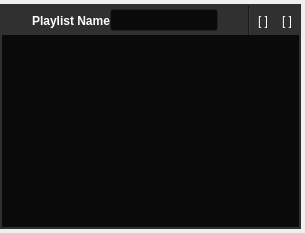
                 <widget class="QWidget" name="playlistHolderPage1" native="true">
                  <layout class="QVBoxLayout" name="verticalLayout_13">
                   <property name="spacing">
                    <number>4</number>
                   </property>
                   <property name="leftMargin">
                    <number>0</number>
                   </property>
                   <property name="topMargin">
                    <number>4</number>
                   </property>
                   <property name="rightMargin">
                    <number>4</number>
                   </property>
                   <property name="bottomMargin">
                    <number>4</number>
                   </property>
                   <item>
                    <widget class="QFrame" name="frame_12">
                     <property name="palette">
                      <palette>
                       <active>
                        <colorrole role="WindowText">
                         <brush brushstyle="SolidPattern">
                          <color alpha="255">
                           <red>255</red>
                           <green>255</green>
                           <blue>255</blue>
                          </color>
                         </brush>
                        </colorrole>
                        <colorrole role="Button">
                         <brush brushstyle="SolidPattern">
                          <color alpha="255">
                           <red>48</red>
                           <green>48</green>
                           <blue>48</blue>
                          </color>
                         </brush>
                        </colorrole>
                        <colorrole role="Light">
                         <brush brushstyle="SolidPattern">
                          <color alpha="255">
                           <red>61</red>
                           <green>61</green>
                           <blue>61</blue>
                          </color>
                         </brush>
                        </colorrole>
                        <colorrole role="Midlight">
                         <brush brushstyle="SolidPattern">
                          <color alpha="255">
                           <red>48</red>
                           <green>48</green>
                           <blue>48</blue>
                          </color>
                         </brush>
                        </colorrole>
                        <colorrole role="Dark">
                         <brush brushstyle="SolidPattern">
                          <color alpha="255">
                           <red>24</red>
                           <green>24</green>
                           <blue>24</blue>
                          </color>
                         </brush>
                        </colorrole>
                        <colorrole role="Mid">
                         <brush brushstyle="SolidPattern">
                          <color alpha="255">
                           <red>32</red>
                           <green>32</green>
                           <blue>32</blue>
                          </color>
                         </brush>
                        </colorrole>
                        <colorrole role="Text">
                         <brush brushstyle="SolidPattern">
                          <color alpha="255">
                           <red>255</red>
                           <green>255</green>
                           <blue>255</blue>
                          </color>
                         </brush>
                        </colorrole>
                        <colorrole role="BrightText">
                         <brush brushstyle="SolidPattern">
                          <color alpha="255">
                           <red>255</red>
                           <green>255</green>
                           <blue>255</blue>
                          </color>
                         </brush>
                        </colorrole>
                        <colorrole role="ButtonText">
                         <brush brushstyle="SolidPattern">
                          <color alpha="255">
                           <red>255</red>
                           <green>255</green>
                           <blue>255</blue>
                          </color>
                         </brush>
                        </colorrole>
                        <colorrole role="Base">
                         <brush brushstyle="SolidPattern">
                          <color alpha="255">
                           <red>10</red>
                           <green>10</green>
                           <blue>10</blue>
                          </color>
                         </brush>
                        </colorrole>
                        <colorrole role="Window">
                         <brush brushstyle="SolidPattern">
                          <color alpha="255">
                           <red>48</red>
                           <green>48</green>
                           <blue>48</blue>
                          </color>
                         </brush>
                        </colorrole>
                        <colorrole role="Shadow">
                         <brush brushstyle="SolidPattern">
                          <color alpha="255">
                           <red>219</red>
                           <green>219</green>
                           <blue>219</blue>
                          </color>
                         </brush>
                        </colorrole>
                        <colorrole role="AlternateBase">
                         <brush brushstyle="SolidPattern">
                          <color alpha="255">
                           <red>28</red>
                           <green>28</green>
                           <blue>28</blue>
                          </color>
                         </brush>
                        </colorrole>
                        <colorrole role="ToolTipBase">
                         <brush brushstyle="SolidPattern">
                          <color alpha="255">
                           <red>255</red>
                           <green>255</green>
                           <blue>220</blue>
                          </color>
                         </brush>
                        </colorrole>
                        <colorrole role="ToolTipText">
                         <brush brushstyle="SolidPattern">
                          <color alpha="255">
                           <red>0</red>
                           <green>0</green>
                           <blue>0</blue>
                          </color>
                         </brush>
                        </colorrole>
                       </active>
                       <inactive>
                        <colorrole role="WindowText">
                         <brush brushstyle="SolidPattern">
                          <color alpha="255">
                           <red>255</red>
                           <green>255</green>
                           <blue>255</blue>
                          </color>
                         </brush>
                        </colorrole>
                        <colorrole role="Button">
                         <brush brushstyle="SolidPattern">
                          <color alpha="255">
                           <red>48</red>
                           <green>48</green>
                           <blue>48</blue>
                          </color>
                         </brush>
                        </colorrole>
                        <colorrole role="Light">
                         <brush brushstyle="SolidPattern">
                          <color alpha="255">
                           <red>61</red>
                           <green>61</green>
                           <blue>61</blue>
                          </color>
                         </brush>
                        </colorrole>
                        <colorrole role="Midlight">
                         <brush brushstyle="SolidPattern">
                          <color alpha="255">
                           <red>48</red>
                           <green>48</green>
                           <blue>48</blue>
                          </color>
                         </brush>
                        </colorrole>
                        <colorrole role="Dark">
                         <brush brushstyle="SolidPattern">
                          <color alpha="255">
                           <red>24</red>
                           <green>24</green>
                           <blue>24</blue>
                          </color>
                         </brush>
                        </colorrole>
                        <colorrole role="Mid">
                         <brush brushstyle="SolidPattern">
                          <color alpha="255">
                           <red>32</red>
                           <green>32</green>
                           <blue>32</blue>
                          </color>
                         </brush>
                        </colorrole>
                        <colorrole role="Text">
                         <brush brushstyle="SolidPattern">
                          <color alpha="255">
                           <red>255</red>
                           <green>255</green>
                           <blue>255</blue>
                          </color>
                         </brush>
                        </colorrole>
                        <colorrole role="BrightText">
                         <brush brushstyle="SolidPattern">
                          <color alpha="255">
                           <red>255</red>
                           <green>255</green>
                           <blue>255</blue>
                          </color>
                         </brush>
                        </colorrole>
                        <colorrole role="ButtonText">
                         <brush brushstyle="SolidPattern">
                          <color alpha="255">
                           <red>255</red>
                           <green>255</green>
                           <blue>255</blue>
                          </color>
                         </brush>
                        </colorrole>
                        <colorrole role="Base">
                         <brush brushstyle="SolidPattern">
                          <color alpha="255">
                           <red>10</red>
                           <green>10</green>
                           <blue>10</blue>
                          </color>
                         </brush>
                        </colorrole>
                        <colorrole role="Window">
                         <brush brushstyle="SolidPattern">
                          <color alpha="255">
                           <red>48</red>
                           <green>48</green>
                           <blue>48</blue>
                          </color>
                         </brush>
                        </colorrole>
                        <colorrole role="Shadow">
                         <brush brushstyle="SolidPattern">
                          <color alpha="255">
                           <red>219</red>
                           <green>219</green>
                           <blue>219</blue>
                          </color>
                         </brush>
                        </colorrole>
                        <colorrole role="AlternateBase">
                         <brush brushstyle="SolidPattern">
                          <color alpha="255">
                           <red>28</red>
                           <green>28</green>
                           <blue>28</blue>
                          </color>
                         </brush>
                        </colorrole>
                        <colorrole role="ToolTipBase">
                         <brush brushstyle="SolidPattern">
                          <color alpha="255">
                           <red>255</red>
                           <green>255</green>
                           <blue>220</blue>
                          </color>
                         </brush>
                        </colorrole>
                        <colorrole role="ToolTipText">
                         <brush brushstyle="SolidPattern">
                          <color alpha="255">
                           <red>0</red>
                           <green>0</green>
                           <blue>0</blue>
                          </color>
                         </brush>
                        </colorrole>
                       </inactive>
                       <disabled>
                        <colorrole role="WindowText">
                         <brush brushstyle="SolidPattern">
                          <color alpha="255">
                           <red>24</red>
                           <green>24</green>
                           <blue>24</blue>
                          </color>
                         </brush>
                        </colorrole>
                        <colorrole role="Button">
                         <brush brushstyle="SolidPattern">
                          <color alpha="255">
                           <red>48</red>
                           <green>48</green>
                           <blue>48</blue>
                          </color>
                         </brush>
                        </colorrole>
                        <colorrole role="Light">
                         <brush brushstyle="SolidPattern">
                          <color alpha="255">
                           <red>61</red>
                           <green>61</green>
                           <blue>61</blue>
                          </color>
                         </brush>
                        </colorrole>
                        <colorrole role="Midlight">
                         <brush brushstyle="SolidPattern">
                          <color alpha="255">
                           <red>48</red>
                           <green>48</green>
                           <blue>48</blue>
                          </color>
                         </brush>
                        </colorrole>
                        <colorrole role="Dark">
                         <brush brushstyle="SolidPattern">
                          <color alpha="255">
                           <red>24</red>
                           <green>24</green>
                           <blue>24</blue>
                          </color>
                         </brush>
                        </colorrole>
                        <colorrole role="Mid">
                         <brush brushstyle="SolidPattern">
                          <color alpha="255">
                           <red>32</red>
                           <green>32</green>
                           <blue>32</blue>
                          </color>
                         </brush>
                        </colorrole>
                        <colorrole role="Text">
                         <brush brushstyle="SolidPattern">
                          <color alpha="255">
                           <red>24</red>
                           <green>24</green>
                           <blue>24</blue>
                          </color>
                         </brush>
                        </colorrole>
                        <colorrole role="BrightText">
                         <brush brushstyle="SolidPattern">
                          <color alpha="255">
                           <red>255</red>
                           <green>255</green>
                           <blue>255</blue>
                          </color>
                         </brush>
                        </colorrole>
                        <colorrole role="ButtonText">
                         <brush brushstyle="SolidPattern">
                          <color alpha="255">
                           <red>24</red>
                           <green>24</green>
                           <blue>24</blue>
                          </color>
                         </brush>
                        </colorrole>
                        <colorrole role="Base">
                         <brush brushstyle="SolidPattern">
                          <color alpha="255">
                           <red>48</red>
                           <green>48</green>
                           <blue>48</blue>
                          </color>
                         </brush>
                        </colorrole>
                        <colorrole role="Window">
                         <brush brushstyle="SolidPattern">
                          <color alpha="255">
                           <red>48</red>
                           <green>48</green>
                           <blue>48</blue>
                          </color>
                         </brush>
                        </colorrole>
                        <colorrole role="Shadow">
                         <brush brushstyle="SolidPattern">
                          <color alpha="255">
                           <red>219</red>
                           <green>219</green>
                           <blue>219</blue>
                          </color>
                         </brush>
                        </colorrole>
                        <colorrole role="AlternateBase">
                         <brush brushstyle="SolidPattern">
                          <color alpha="255">
                           <red>28</red>
                           <green>28</green>
                           <blue>28</blue>
                          </color>
                         </brush>
                        </colorrole>
                        <colorrole role="ToolTipBase">
                         <brush brushstyle="SolidPattern">
                          <color alpha="255">
                           <red>255</red>
                           <green>255</green>
                           <blue>220</blue>
                          </color>
                         </brush>
                        </colorrole>
                        <colorrole role="ToolTipText">
                         <brush brushstyle="SolidPattern">
                          <color alpha="255">
                           <red>0</red>
                           <green>0</green>
                           <blue>0</blue>
                          </color>
                         </brush>
                        </colorrole>
                       </disabled>
                      </palette>
                     </property>
                     <property name="autoFillBackground">
                      <bool>true</bool>
                     </property>
                     <property name="frameShape">
                      <enum>QFrame::NoFrame</enum>
                     </property>
                     <property name="frameShadow">
                      <enum>QFrame::Raised</enum>
                     </property>
                     <layout class="QVBoxLayout" name="verticalLayout_16">
                      <property name="spacing">
                       <number>0</number>
                      </property>
                      <property name="margin">
                       <number>2</number>
                      </property>
                      <item>
                       <widget class="QFrame" name="frame_16">
                        <property name="sizePolicy">
                         <sizepolicy hsizetype="Preferred" vsizetype="Expanding">
                          <horstretch>0</horstretch>
                          <verstretch>0</verstretch>
                         </sizepolicy>
                        </property>
                        <property name="frameShape">
                         <enum>QFrame::NoFrame</enum>
                        </property>
                        <property name="frameShadow">
                         <enum>QFrame::Sunken</enum>
                        </property>
                        <layout class="QVBoxLayout" name="verticalLayout_18">
                         <property name="spacing">
                          <number>0</number>
                         </property>
                         <property name="margin">
                          <number>0</number>
                         </property>
                         <item>
                          <widget class="QFrame" name="frame_17">
                           <property name="frameShape">
                            <enum>QFrame::NoFrame</enum>
                           </property>
                           <property name="frameShadow">
                            <enum>QFrame::Raised</enum>
                           </property>
                           <layout class="QHBoxLayout" name="horizontalLayout_14">
                            <property name="spacing">
                             <number>0</number>
                            </property>
                            <property name="margin">
                             <number>0</number>
                            </property>
                            <item>
                             <widget class="QToolButton" name="showQueue">
                              <property name="toolTip">
                               <string>Show Upcoming</string>
                              </property>
                              <property name="text">
                               <string/>
                              </property>
                              <property name="icon">
                               <iconset>
                                <normaloff>hi22-actions-bangarang-preview.png</normaloff>hi22-actions-bangarang-preview.png</iconset>
                              </property>
                              <property name="iconSize">
                               <size>
                                <width>22</width>
                                <height>22</height>
                               </size>
                              </property>
                              <property name="checkable">
                               <bool>false</bool>
                              </property>
                              <property name="autoRaise">
                               <bool>true</bool>
                              </property>
                             </widget>
                            </item>
                            <item>
                             <widget class="QLabel" name="playlistName">
                              <property name="font">
                               <font>
                                <weight>75</weight>
                                <bold>true</bold>
                               </font>
                              </property>
                              <property name="text">
                               <string>Playlist Name</string>
                              </property>
                              <property name="alignment">
                               <set>Qt::AlignLeading|Qt::AlignLeft|Qt::AlignVCenter</set>
                              </property>
                             </widget>
                            </item>
                            <item>
                             <widget class="KLineEdit" name="playlistNameEdit"/>
                            </item>
                            <item>
                             <widget class="QToolButton" name="clearPlaylist">
                              <property name="toolTip">
                               <string>Clear Playlist</string>
                              </property>
                              <property name="icon">
                               <iconset>
                                <normaloff>hi22-actions-bangarang-clearplaylist.png</normaloff>hi22-actions-bangarang-clearplaylist.png</iconset>
                              </property>
                              <property name="iconSize">
                               <size>
                                <width>22</width>
                                <height>22</height>
                               </size>
                              </property>
                              <property name="autoRaise">
                               <bool>true</bool>
                              </property>
                             </widget>
                            </item>
                            <item>
                             <widget class="Line" name="line">
                              <property name="orientation">
                               <enum>Qt::Vertical</enum>
                              </property>
                             </widget>
                            </item>
                            <item>
                             <widget class="QToolButton" name="repeat">
                              <property name="toolTip">
                               <string>Turn on Repeat</string>
                              </property>
                              <property name="text">
                               <string>[ ]</string>
                              </property>
                              <property name="icon">
                               <iconset>
                                <normaloff>hi22-actions-bangarang-repeat.png</normaloff>hi22-actions-bangarang-repeat.png</iconset>
                              </property>
                              <property name="iconSize">
                               <size>
                                <width>22</width>
                                <height>22</height>
                               </size>
                              </property>
                              <property name="checkable">
                               <bool>false</bool>
                              </property>
                              <property name="autoRaise">
                               <bool>true</bool>
                              </property>
                             </widget>
                            </item>
                            <item>
                             <widget class="QToolButton" name="shuffle">
                              <property name="enabled">
                               <bool>true</bool>
                              </property>
                              <property name="toolTip">
                               <string>Turn on Shuffle</string>
                              </property>
                              <property name="text">
                               <string>[ ]</string>
                              </property>
                              <property name="icon">
                               <iconset>
                                <normaloff>hi22-actions-bangarang-shuffle.png</normaloff>hi22-actions-bangarang-shuffle.png</iconset>
                              </property>
                              <property name="iconSize">
                               <size>
                                <width>22</width>
                                <height>22</height>
                               </size>
                              </property>
                              <property name="checkable">
                               <bool>false</bool>
                              </property>
                              <property name="autoRaise">
                               <bool>true</bool>
                              </property>
                             </widget>
                            </item>
                           </layout>
                          </widget>
                         </item>
                         <item>
                          <widget class="QTreeView" name="playlistView">
                           <property name="minimumSize">
                            <size>
                             <width>250</width>
                             <height>0</height>
                            </size>
                           </property>
                           <property name="frameShape">
                            <enum>QFrame::NoFrame</enum>
                           </property>
                           <property name="lineWidth">
                            <number>1</number>
                           </property>
                           <property name="editTriggers">
                            <set>QAbstractItemView::NoEditTriggers</set>
                           </property>
                           <property name="alternatingRowColors">
                            <bool>true</bool>
                           </property>
                           <property name="rootIsDecorated">
                            <bool>false</bool>
                           </property>
                           <property name="allColumnsShowFocus">
                            <bool>true</bool>
                           </property>
                           <property name="headerHidden">
                            <bool>true</bool>
                           </property>
                           <attribute name="headerVisible">
                            <bool>false</bool>
                           </attribute>
                          </widget>
                         </item>
                        </layout>
                       </widget>
                      </item>
                     </layout>
                    </widget>
                   </item>
                  </layout>
                 </widget>
